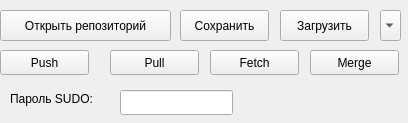
<?xml version="1.0" encoding="UTF-8"?>
<ui version="4.0">
 <class>Form</class>
 <widget class="QWidget" name="Form">
  <property name="geometry">
   <rect>
    <x>0</x>
    <y>0</y>
    <width>408</width>
    <height>123</height>
   </rect>
  </property>
  <property name="windowTitle">
   <string>GitPusher</string>
  </property>
  <widget class="QPushButton" name="open_repButton">
   <property name="geometry">
    <rect>
     <x>0</x>
     <y>10</y>
     <width>171</width>
     <height>31</height>
    </rect>
   </property>
   <property name="text">
    <string>Открыть репозиторий</string>
   </property>
  </widget>
  <widget class="QPushButton" name="save_repButton">
   <property name="geometry">
    <rect>
     <x>180</x>
     <y>10</y>
     <width>89</width>
     <height>31</height>
    </rect>
   </property>
   <property name="text">
    <string>Сохранить</string>
   </property>
  </widget>
  <widget class="QPushButton" name="pushButton">
   <property name="geometry">
    <rect>
     <x>0</x>
     <y>50</y>
     <width>89</width>
     <height>25</height>
    </rect>
   </property>
   <property name="text">
    <string>Push</string>
   </property>
  </widget>
  <widget class="QPushButton" name="pullButton">
   <property name="geometry">
    <rect>
     <x>110</x>
     <y>50</y>
     <width>89</width>
     <height>25</height>
    </rect>
   </property>
   <property name="text">
    <string>Pull</string>
   </property>
  </widget>
  <widget class="QPushButton" name="fetchButton">
   <property name="geometry">
    <rect>
     <x>210</x>
     <y>50</y>
     <width>89</width>
     <height>25</height>
    </rect>
   </property>
   <property name="text">
    <string>Fetch</string>
   </property>
  </widget>
  <widget class="QLineEdit" name="passEdit">
   <property name="geometry">
    <rect>
     <x>120</x>
     <y>90</y>
     <width>113</width>
     <height>25</height>
    </rect>
   </property>
  </widget>
  <widget class="QLabel" name="label">
   <property name="geometry">
    <rect>
     <x>10</x>
     <y>90</y>
     <width>101</width>
     <height>17</height>
    </rect>
   </property>
   <property name="text">
    <string>Пароль SUDO: </string>
   </property>
  </widget>
  <widget class="QPushButton" name="loadButton">
   <property name="geometry">
    <rect>
     <x>280</x>
     <y>10</y>
     <width>89</width>
     <height>31</height>
    </rect>
   </property>
   <property name="text">
    <string>Загрузить</string>
   </property>
  </widget>
  <widget class="QPushButton" name="mergeButton">
   <property name="geometry">
    <rect>
     <x>310</x>
     <y>50</y>
     <width>89</width>
     <height>25</height>
    </rect>
   </property>
   <property name="text">
    <string>Merge</string>
   </property>
  </widget>
  <widget class="QComboBox" name="rep_chooseBox">
   <property name="geometry">
    <rect>
     <x>380</x>
     <y>10</y>
     <width>21</width>
     <height>31</height>
    </rect>
   </property>
  </widget>
 </widget>
 <resources/>
 <connections/>
</ui>
